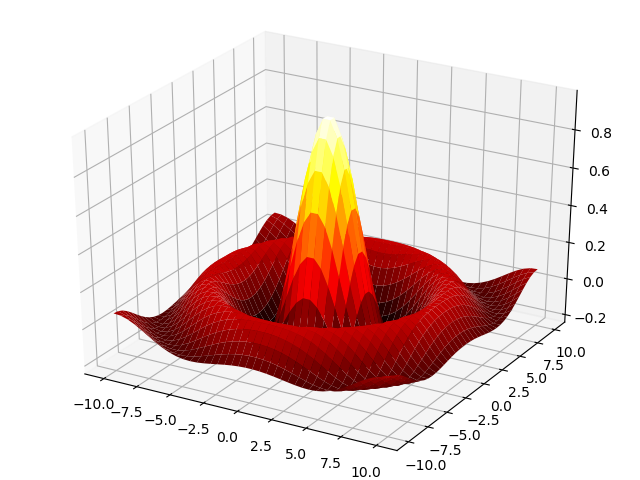

Reproduce this figure in Python.
from pylab import *
from mpl_toolkits.mplot3d\
import Axes3D

fig = figure()
axe=Axes3D(fig)
n = 40
z = 10
x = linspace(-z,z,n)
y = linspace(-z,z,n)
X,Y = meshgrid(x,y)
R = sqrt(X**2 + Y ** 2)
Z = sin(R)/R
axe.plot_surface(X,Y,Z,rstride = 1, cstride = 1,cmap="hot")
savefig("3d.png")
show()